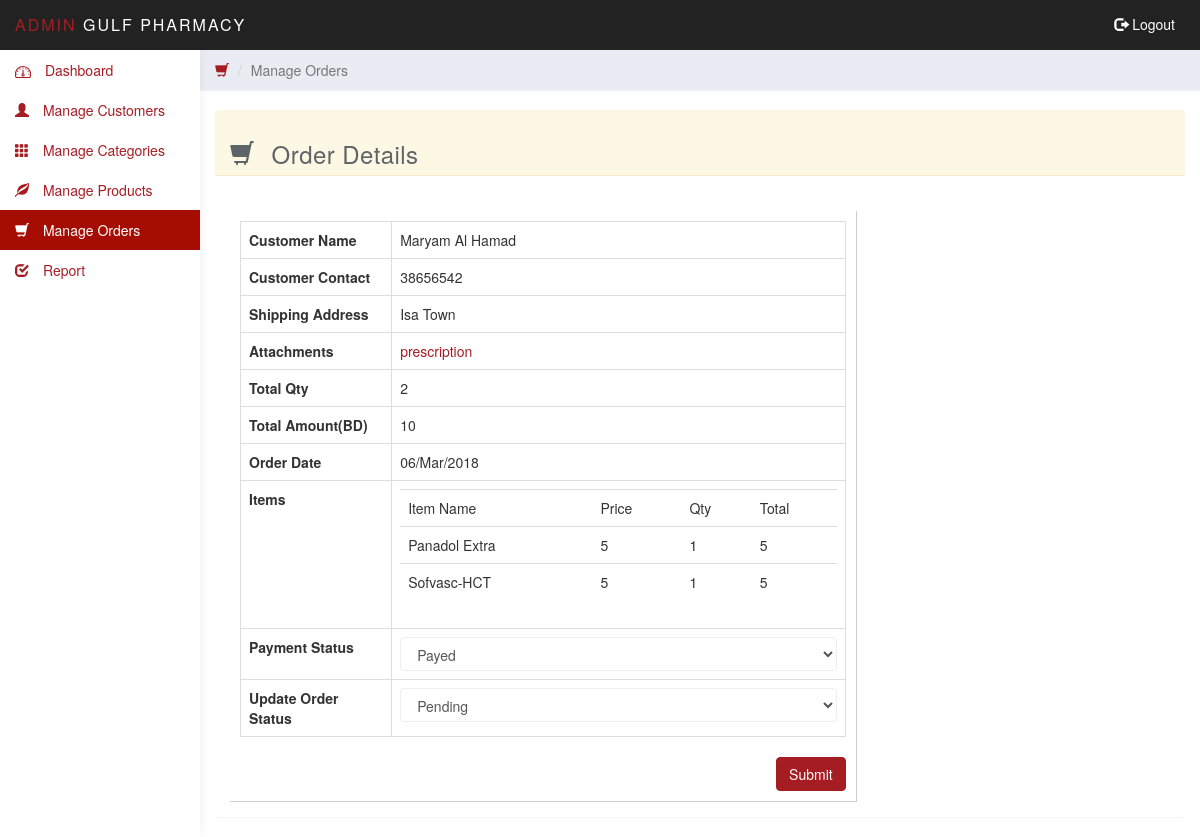
The page /admin/edit_order.php?edit_id=74 (signed in) on the database its author committed.
### tables this page shows
CREATE TABLE `orders` (
  `order_id` int(11) NOT NULL,
  `order_date` datetime NOT NULL,
  `customer_id` int(11) NOT NULL,
  `sub_total` varchar(255) NOT NULL,
  `discount` varchar(255) NOT NULL,
  `grand_total` varchar(255) NOT NULL,
  `total_qty` int(11) NOT NULL,
  `payment_type` int(11) NOT NULL,
  `order_type` int(11) NOT NULL,
  `process_status` int(11) NOT NULL,
  `order_status` int(11) NOT NULL,
  `customer_contact` varchar(255) NOT NULL,
  `customer_ship_address` text NOT NULL,
  `cpr_copy` varchar(255) NOT NULL,
  `prescription` varchar(255) NOT NULL,
  `payment_status` int(11) NOT NULL DEFAULT '1'
);

CREATE TABLE `users` (
  `uid` int(12) NOT NULL,
  `uname` varchar(50) NOT NULL,
  `uemail` varchar(50) NOT NULL,
  `upassword` varchar(256) NOT NULL,
  `ucontact` varchar(255) NOT NULL,
  `address` text,
  `cpr` varchar(255) NOT NULL,
  `is_active` tinyint(1) NOT NULL DEFAULT '1',
  `status` tinyint(1) NOT NULL DEFAULT '1',
  `created_date` datetime NOT NULL
);

CREATE TABLE `order_item` (
  `order_item_id` int(11) NOT NULL,
  `order_id` int(11) NOT NULL,
  `product_id` int(11) NOT NULL,
  `quantity` varchar(255) NOT NULL,
  `rate` varchar(255) NOT NULL,
  `total` varchar(255) NOT NULL,
  `order_item_status` int(11) NOT NULL
);

CREATE TABLE `products` (
  `id` int(11) NOT NULL,
  `category_id` int(11) NOT NULL,
  `product_code` varchar(255) NOT NULL,
  `product_name` varchar(255) NOT NULL,
  `product_price` varchar(255) NOT NULL,
  `product_desc` text NOT NULL,
  `image_1` varchar(255) NOT NULL,
  `image_2` varchar(255) NOT NULL,
  `image_3` varchar(255) NOT NULL,
  `qty` int(11) NOT NULL,
  `stock_status` tinyint(4) NOT NULL,
  `product_status` tinyint(4) NOT NULL,
  `status` tinyint(1) NOT NULL DEFAULT '1',
  `created_date` datetime NOT NULL,
  `modified_date` datetime NOT NULL
);

### functions.php (called while the page is built, shortened)
<?php
function getCustomerNameFromId($con, $cus_id){
  $sql = "SELECT uname FROM users
  WHERE uid = $cus_id";
  $rs = mysqli_query($con, $sql);
  return mysqli_fetch_row($rs)[0];
}
function getProductNameFromId($con, $product_id){
  $sql = "SELECT product_name FROM products
  WHERE id = $product_id";
  $rs = mysqli_query($con, $sql);
  return mysqli_fetch_row($rs)[0];
}
function getOrderItemQty($con, $order_id){
    $sql = "SELECT SUM(quantity) FROM order_item WHERE order_id = $order_id";
    $result = mysqli_query($con, $sql);
    return mysqli_fetch_row($result)[0];
}
?>

### admin/edit_order.php (the view, shortened to what this page needs)
<?php require_once 'includes/header.php'; ?>
<?php
    $edit = null;
    if($_GET['edit_id']){
        $edit_id = $_GET['edit_id'];
        $selSql = "SELECT * FROM orders
        WHERE order_id = $edit_id";
        $rs = mysqli_query($con, $selSql);
        $edit = mysqli_fetch_assoc($rs);
    }else{
        header('location: orders.php?success=false&msg=Requested record not found !');
    }
 ?>
    <div class="col-sm-9 col-sm-offset-3 col-lg-10 col-lg-offset-2 main">
        <div class="row">
            <ol class="breadcrumb top-bar-margin">
                <li><a href="orders.php"><span class="glyphicon glyphicon-shopping-cart"></span> </a></li>
                <li class="active">Manage Orders</li>
            </ol>
        </div>
        <br>
        <div class="panel panel-warning">
        <div class="panel-heading">
            <h3><span class="glyphicon glyphicon-shopping-cart"></span> Order Details</h3>
            <div id="errorDiv" class="col-sm-8 col-sm-offset-2">
      </div>
      <div class="clearfix"></div>
        </div>
        <div class="panel-body">
            <br>
            <div class="col-sm-8"  style="padding: 10px; border-right: 1px solid #ccc;border-bottom: 1px solid #ccc">
                <form action="" method="post">
                <table class="table table-bordered">
                    <tbody>
                        <tr>
                            <th style="width: 25%">
                             Customer Name
                            </th>
                            <td>
                                <?php echo ($edit['customer_id'] == -1) ? 'GUEST' : ucfirst(getCustomerNameFromId($con, $edit['customer_id'])); ?>
                            </td>
                        </tr>
                        <tr>
                            <th>
                             Customer Contact
                            </th>
                            <td>
                                <?= $edit['customer_contact']?>
                            </td>
                        </tr>
                        <tr>
                            <th>
                             Shipping Address
                            </th>
                            <td>
                                <?= $edit['customer_ship_address']?>
                            </td>
                        </tr>
                        <tr>
                            <th>
                                Attachments
                            </th>
                            <td>
                                <a href="../<?=$edit['prescription'] ?>">prescription</a>
                            </td>
                        </tr>
                        <tr>
                            <th>
                             Total Qty
                            </th>
                            <td>
                                <?=getOrderItemQty($con, $edit['order_id']) ?>
                            </td>
                        </tr>
                        <tr>
                            <th>
                             Total Amount(BD)
                            </th>
                            <td>
                                <?= $edit['grand_total']?>
                            </td>
                        </tr>
                        <tr>
                            <th>
                             Order Date
                            </th>
                            <td>
                                <?=date('d/M/Y', strtotime($edit['order_date'])) ?>
                            </td>
                        </tr>
                        <tr>
                            <th>
                             Items
                            </th>
                            <td>
                                <table class="table">
                                    <tr>
                                        <td>Item Name</td>
                                        <td>Price</td>
                                        <td>Qty</td>
                                        <td>Total</td>
                                    </tr>
                                    <?php
                                        $sql = "SELECT * FROM order_item
                                        WHERE order_id = {$edit['order_id']}";
                                        $rs = mysqli_query($con, $sql);
                                        while ($row = mysqli_fetch_assoc($rs)) {
                                             echo '<tr>
                                        <td>'.ucfirst(getProductNameFromId($con,$row['product_id'])).'</td>
                                        <td>'.$row['rate'].'</td>
                                        <td>'.$row['quantity'].'</td>
                                        <td>'.$row['total'].'</td>
                                    </tr>';
                                         }
                                     ?>
                                </table>
                            </td>
                        </tr>
                        <tr>
                            <th>Payment Status</th>
                            <td>
                            <select class="form-control" name="payment_status" id="" required>
                                <option value="1" <?=$edit['payment_status'] ? 'selected' : '' ?>>Payed</option>
                            </select>
                            </td>
                        </tr>
                        <tr>
                            <th>Update Order Status</th>
                            <td>
                            <select class="form-control" name="status" id="" required>
                                <option value="1" <?=($edit['process_status'] == 1) ? 'selected' : '' ?>>Pending</option>
                            </select>
                            </td>
                        </tr>
                    </tbody>
                </table>
                <div class="pull-right">
                    <button class="btn btn-primary">Submit</button>
                    </div>
                </form>
                <br>
            </div>
        </div>
      </div>
    </div>
</body>
</html>

### admin/css/styles.css (style rules this page uses)
a, a:hover, a:focus { color: #A51D23; }
h1, h2, h3, h4, h5, h6 { color: #5f6468; }
h3, h4 { font-weight: 300; }
.form-control { border: 1px solid #eee; box-shadow: none; }
.btn-primary, .btn-primary:hover, .btn-primary:focus, .btn-primary:active, .btn-primary.active, .open > .dropdown-toggle.btn-primary, .btn-primary.disabled, .btn-primary[disabled], fieldset[disabled] .btn-primary, .btn-primary.disabled:hover, .btn-primary[disabled]:hover, fieldset[disabled] .btn-primary:hover, .btn-primary.disabled:focus, .btn-primary[disabled]:focus, fieldset[disabled] .btn-primary:focus, .btn-primary.disabled:active, .btn-primary[disabled]:active, fieldset[disabled] .btn-primary:active, .btn-primary.disabled.active, .btn-primary[disabled].active, fieldset[disabled] .btn-primary.active { background-color: #A51D23; border-color: #A51D23; }
.panel { border: 0; }
.panel-heading { font-size: 18px; font-weight: 300; letter-spacing: 0.025em; height: 66px; line-height: 45px; }
.breadcrumb { border-radius: 0; padding: 10px 15px; background: #e9ecf2; box-shadow: 0 1px 1px rgba(0, 0, 0, .05); margin: 0 ; }
.top-bar-margin { margin-top:50px; }
.panel-heading .glyphicon { margin-right: 10px; }
.table { background: #fff; }

### rows shown on the page
orders: customer.uname "Maryam Al Hamad", customer_contact "38656542", customer_ship_address "Isa Town", grand_total "10", order_date "06/Mar/2018", payment_status "Payed", status "Pending"
order_item: product.product_name "Panadol Extra", rate "5", quantity "1", total "5"
order_item: product.product_name "Sofvasc-HCT", rate "5", quantity "1", total "5"

### other values the page prints
constant("SYSTEM_NAME") "GULF PHARMACY"
getOrderItemQty($con, $edit['order_id']) "2"
